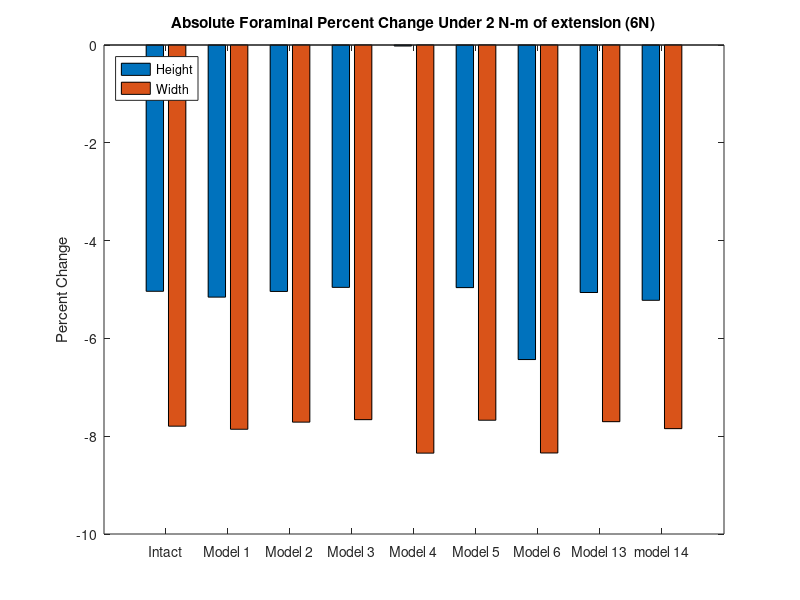
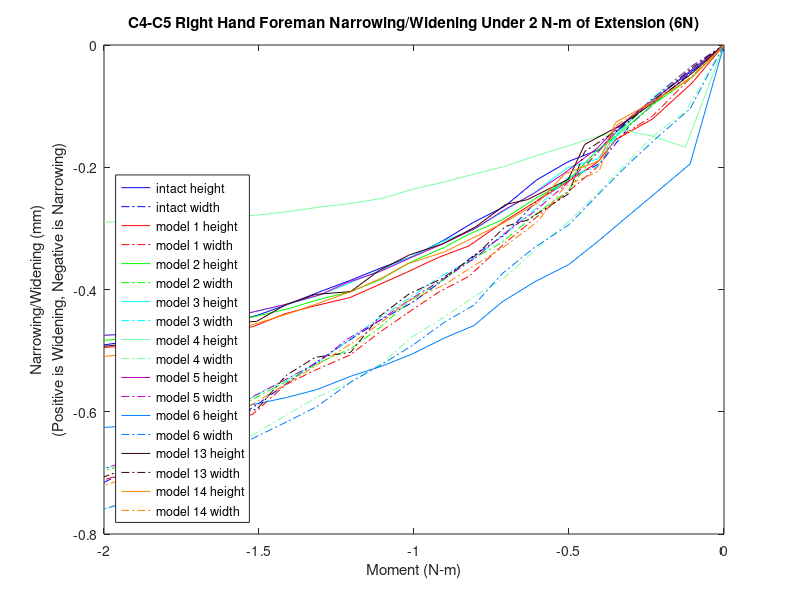

MATLAB code to generate these figures, in order:
%% foramen height and width narrowing/widening 
% for all models for the c3-c4 right hand side foramen 
% 4457,20101,9037,21922

% 6N!!

% Values for displacement and base coordinates have not yet been updated from copy paste.

k=21;
zero1=[0 0 0 0 0 0 0 0 0 0 0 0 0 0 0 0 0 0 0 0 0];

mag15y=zero1;
mag15x=zero1;
width15=zero1;
height15=zero1;

mag14y=zero1;
mag14x=zero1;
width14=zero1;
height14=zero1;

mag13y=zero1;
mag13x=zero1;
width13=zero1;
height13=zero1;

mag6y=zero1;
mag6x=zero1;
width6=zero1;
height6=zero1;

mag5y=zero1;
mag5x=zero1;
width5=zero1;
height5=zero1;

mag4y=zero1;
mag4x=zero1;
width4=zero1;
height4=zero1;

mag3y=zero1;
mag3x=zero1;
width3=zero1;
height3=zero1;


mag2y=zero1;
mag2x=zero1;
width2=zero1;
height2=zero1;

mag1y=zero1;
mag1x=zero1;
width1=zero1;
height1=zero1;
% 4457,20101,9037,21922
%% model15_intact_TLC_6N
t15=[2 2.05 2.1 2.15 2.2 2.25 2.30198 2.35365 2.40358 2.45421 2.50322 2.55384 2.60384 2.65565 2.70225 2.75206 2.80139 2.85108 2.90339 2.95085 3];

% 4457
aa1=-9.37506+[5.0731200e-01   3.3303100e-01  -1.5975600e-02  -3.1740900e-01  -7.3802700e-01  -9.0178800e-01  -1.1464100e+00  -1.4738000e+00  -1.6606700e+00  -1.8854700e+00  -2.0883200e+00  -2.2484400e+00  -2.4280800e+00  -2.6042200e+00  -2.7716600e+00  -2.9461500e+00  -3.0949700e+00  -3.1835900e+00  -3.3027600e+00  -3.4116400e+00  -3.5081200e+00];
aa2=448.144+[1.0306900e+00   2.9847300e-01   8.7381300e-02   9.7979300e-02   3.0160900e-01   3.9361900e-01   5.3657300e-01   7.4343100e-01   8.6279900e-01   1.0042800e+00   1.1228500e+00   1.2062700e+00   1.2961300e+00   1.3794800e+00   1.4525300e+00   1.5371100e+00   1.6135400e+00   1.6542400e+00   1.7048700e+00   1.7499500e+00   1.7898800e+00];
aa3=-689.149+[-6.7815900e-01  -7.6220700e-01  -8.7418600e-01  -1.0113800e+00  -1.2184600e+00  -1.2972700e+00  -1.4172500e+00  -1.5848300e+00  -1.6830900e+00  -1.7999700e+00  -1.9032800e+00  -1.9831600e+00  -2.0718000e+00  -2.1584800e+00  -2.2402500e+00  -2.3268700e+00  -2.4010400e+00  -2.4439900e+00  -2.5011800e+00  -2.5533700e+00  -2.5983300e+00];

% 20101
ab1=-11.8681+[3.3679400e-01   2.5172600e-01   1.2375600e-02  -1.9795100e-01  -5.0446400e-01  -6.2762100e-01  -8.1306000e-01  -1.0623000e+00  -1.2054000e+00  -1.3793900e+00  -1.5367300e+00  -1.6607000e+00  -1.7999800e+00  -1.9361100e+00  -2.0652400e+00  -2.1999300e+00  -2.3148700e+00  -2.3833800e+00  -2.4758500e+00  -2.5606300e+00  -2.6361900e+00];
ab2=447.151+[5.9687600e-01   6.3950100e-02  -2.5761000e-02   4.1942400e-02   2.6479600e-01   3.5917100e-01   5.0285000e-01   7.0642500e-01   8.2491100e-01   9.6697400e-01   1.0867500e+00   1.1729400e+00   1.2660300e+00   1.3535600e+00   1.4330200e+00   1.5225500e+00   1.6029900e+00   1.6473400e+00   1.7045900e+00   1.7566800e+00   1.8025000e+00];
ab3=-698.575+[-5.1114300e-01  -6.0558500e-01  -7.2402700e-01  -8.5149900e-01  -1.0337300e+00  -1.1022600e+00  -1.2050200e+00  -1.3454100e+00  -1.4266700e+00  -1.5229800e+00  -1.6101500e+00  -1.6784800e+00  -1.7548200e+00  -1.8299400e+00  -1.9007300e+00  -1.9771500e+00  -2.0438300e+00  -2.0828600e+00  -2.1350700e+00  -2.1829600e+00  -2.2252200e+00];

% 9037
ac1=-7.50723+[5.6194400e-01   3.1794300e-01  -9.9846000e-02  -4.6092700e-01  -9.5382800e-01  -1.1435200e+00  -1.4267300e+00  -1.8092400e+00  -2.0296400e+00  -2.2966400e+00  -2.5371700e+00  -2.7269300e+00  -2.9413700e+00  -3.1538600e+00  -3.3570900e+00  -3.5703400e+00  -3.7540200e+00  -3.8640700e+00  -4.0131700e+00  -4.1513200e+00  -4.2752700e+00];
ac2=444.719+[1.0471600e+00   2.8983500e-01   4.4024100e-02   2.1169800e-02   1.8052100e-01   2.5688000e-01   3.7720400e-01   5.5355300e-01   6.5556300e-01   7.7665000e-01   8.7797900e-01   9.4862100e-01   1.0243700e+00   1.0940300e+00   1.1546400e+00   1.2263900e+00   1.2919900e+00   1.3265100e+00   1.3691200e+00   1.4069500e+00   1.4405800e+00];
ac3=-690.512+[-6.4682200e-01  -7.6420000e-01  -8.7960500e-01  -1.0076100e+00  -1.1887800e+00  -1.2574500e+00  -1.3627100e+00  -1.5114200e+00  -1.5999400e+00  -1.7070500e+00  -1.8028900e+00  -1.8782300e+00  -1.9630500e+00  -2.0476900e+00  -2.1292800e+00  -2.2163600e+00  -2.2919700e+00  -2.3366900e+00  -2.3974900e+00  -2.4542500e+00  -2.5043500e+00];

% 21922
ad1=-12.9198+[3.2311600e-01   2.7831200e-01   7.4318000e-02  -1.0668700e-01  -3.8181500e-01  -4.9428800e-01  -6.6395900e-01  -8.9014200e-01  -1.0186700e+00  -1.1739100e+00  -1.3150200e+00  -1.4263500e+00  -1.5506000e+00  -1.6707200e+00  -1.7837900e+00  -1.9009700e+00  -2.0000000e+00  -2.0586200e+00  -2.1370800e+00  -2.2079000e+00  -2.2703900e+00];
ad2=450.785+[6.8449100e-01   1.1075700e-01   8.0235400e-03   7.6269600e-02   3.1203500e-01   4.1185300e-01   5.6355800e-01   7.7750600e-01   9.0121100e-01   1.0484600e+00   1.1722500e+00   1.2607200e+00   1.3557800e+00   1.4442800e+00   1.5236100e+00   1.6131600e+00   1.6933500e+00   1.7369900e+00   1.7924700e+00   1.8422300e+00   1.8853700e+00];
ad3=-694.998+[-6.0699400e-01  -6.4587200e-01  -7.4041600e-01  -8.6007300e-01  -1.0467900e+00  -1.1179800e+00  -1.2247300e+00  -1.3696900e+00  -1.4525500e+00  -1.5494000e+00  -1.6366100e+00  -1.7041200e+00  -1.7787400e+00  -1.8509100e+00  -1.9176500e+00  -1.9899300e+00  -2.0526400e+00  -2.0886600e+00  -2.1358900e+00  -2.1782700e+00  -2.2149300e+00];

ya1=aa1-ab1;
ya2=aa2-ab2;
ya3=aa3-ab3;
xa1=ad1-ac1;
xa2=ad2-ac2;
xa3=ad3-ac3;
x15=[xa1',xa2',xa3'];
y15=[ya1',ya2',ya3'];

for n=1:k
    mag15x(n)=sqrt(x15(n,1)^2+x15(n,2)^2+x15(n,3)^2);
end
for n=1:k
    mag15y(n)=sqrt(y15(n,1)^2+y15(n,2)^2+y15(n,3)^2);
end
for n=1:k
    width15(n)=mag15x(1,1)-mag15x(1,n);
end
for n=1:k
    height15(n)=mag15y(1,1)-mag15y(1,n);
end

%% model1_slideslide_tether/S2_6N
t1=[2 2.05126 2.11533 2.17471 2.20404 2.25121 2.30289 2.35286 2.41117 2.46025 2.51267 2.5564 2.60334 2.66048 2.70822 2.759 2.80923 2.85061 2.90524 2.95003 3];

% 4457
ae1=-9.37506+[-3.0640500e-01   2.8647100e-01  -3.8156800e-01  -6.6223900e-01  -9.8951000e-01  -1.2678500e+00  -1.5547600e+00  -1.8313700e+00  -2.1843900e+00  -2.3508900e+00  -2.5746000e+00  -2.7703200e+00  -2.9946900e+00  -3.1440300e+00  -3.2839200e+00  -3.5424200e+00  -3.6589000e+00  -3.7706400e+00  -3.8628300e+00  -4.0017900e+00  -4.0678800e+00];
ae2=448.144+[2.1859200e+00  -3.6934600e-01  -2.3117300e-01  -1.4017300e-01   1.6999100e-02   1.5202400e-01   2.7551200e-01   3.9687600e-01   5.5487500e-01   6.2767100e-01   7.1019800e-01   7.7550700e-01   8.5104100e-01   8.9669200e-01   9.3744500e-01   1.0008600e+00   1.0273000e+00   1.0462700e+00   1.0589900e+00   1.0756400e+00   1.0831100e+00];
ae3=-689.149+[-1.1481100e+00  -1.2013300e+00  -1.4320600e+00  -1.5322200e+00  -1.6669500e+00  -1.7856600e+00  -1.9104000e+00  -2.0349100e+00  -2.1980000e+00  -2.2746800e+00  -2.3761500e+00  -2.4629700e+00  -2.5634000e+00  -2.6299000e+00  -2.6923000e+00  -2.8035300e+00  -2.8529700e+00  -2.8995500e+00  -2.9374700e+00  -2.9936500e+00  -3.0201000e+00];

% 20101
af1=-11.8681+[-3.2046100e-01   2.0305500e-01  -2.6091700e-01  -4.5858500e-01  -6.9793400e-01  -9.0480900e-01  -1.1202100e+00  -1.3280400e+00  -1.5945100e+00  -1.7214000e+00  -1.8923600e+00  -2.0427300e+00  -2.2147400e+00  -2.3288500e+00  -2.4355000e+00  -2.6323400e+00  -2.7209900e+00  -2.8064500e+00  -2.8772500e+00  -2.9840200e+00  -3.0353800e+00];
af2=447.151+[1.5394400e+00  -5.6074000e-01  -2.9038000e-01  -1.3087300e-01   5.7879100e-02   2.0659100e-01   3.4306500e-01   4.7592600e-01   6.4838300e-01   7.2830500e-01   8.2332700e-01   8.9967800e-01   9.8725900e-01   1.0420600e+00   1.0925900e+00   1.1769200e+00   1.2139200e+00   1.2442100e+00   1.2669800e+00   1.3002200e+00   1.3153800e+00];
af3=-698.575+[-8.3785300e-01  -8.7732500e-01  -1.1179000e+00  -1.2119200e+00  -1.3333500e+00  -1.4381400e+00  -1.5472400e+00  -1.6557500e+00  -1.7964600e+00  -1.8628100e+00  -1.9507800e+00  -2.0274300e+00  -2.1175600e+00  -2.1775200e+00  -2.2339300e+00  -2.3369600e+00  -2.3833100e+00  -2.4273100e+00  -2.4634600e+00  -2.5179500e+00  -2.5444500e+00];

% 9037
ag1=-7.50723+[-2.5743400e-01   2.8054400e-01  -4.9957200e-01  -8.4131000e-01  -1.2251800e+00  -1.5491600e+00  -1.8825800e+00  -2.2058700e+00  -2.6214100e+00  -2.8183900e+00  -3.0845200e+00  -3.3170200e+00  -3.5855700e+00  -3.7653000e+00  -3.9348700e+00  -4.2510600e+00  -4.3954400e+00  -4.5345700e+00  -4.6503300e+00  -4.8267500e+00  -4.9118200e+00];
ag2=444.719+[2.1685800e+00  -3.4672700e-01  -2.7734600e-01  -2.1778800e-01  -9.2536000e-02   1.6991000e-02   1.1567400e-01   2.1352700e-01   3.4211300e-01   4.0152900e-01   4.6684000e-01   5.1811800e-01   5.7785700e-01   6.1339700e-01   6.4487000e-01   6.9222000e-01   7.1175300e-01   7.2451000e-01   7.3231200e-01   7.4193500e-01   7.4619400e-01];
ag3=-690.512+[-1.0346900e+00  -1.2672600e+00  -1.4733200e+00  -1.5697300e+00  -1.6908600e+00  -1.7968900e+00  -1.9096200e+00  -2.0235600e+00  -2.1747800e+00  -2.2469500e+00  -2.3446300e+00  -2.4293400e+00  -2.5286500e+00  -2.5955100e+00  -2.6591800e+00  -2.7763900e+00  -2.8301400e+00  -2.8819100e+00  -2.9250300e+00  -2.9907000e+00  -3.0224500e+00];

% 21922
ah1=-12.9198+[-3.6086200e-01   2.2286500e-01  -1.9012400e-01  -3.5554600e-01  -5.6955300e-01  -7.5679900e-01  -9.5254300e-01  -1.1405000e+00  -1.3797700e+00  -1.4933000e+00  -1.6454100e+00  -1.7798600e+00  -1.9326300e+00  -2.0333400e+00  -2.1267600e+00  -2.2974100e+00  -2.3730700e+00  -2.4457100e+00  -2.5053900e+00  -2.5942500e+00  -2.6364900e+00];
ah2=450.785+[1.7083600e+00  -5.5453900e-01  -2.7629900e-01  -1.1856100e-01   7.5782300e-02   2.3045700e-01   3.7222500e-01   5.1032200e-01   6.8900200e-01   7.7137100e-01   8.6799400e-01   9.4504700e-01   1.0329900e+00   1.0872800e+00   1.1367200e+00   1.2169400e+00   1.2512100e+00   1.2781200e+00   1.2974700e+00   1.3246300e+00   1.3364300e+00];
ah3=-694.998+[-1.0313900e+00  -8.7771200e-01  -1.1108200e+00  -1.1938400e+00  -1.3139300e+00  -1.4194700e+00  -1.5287500e+00  -1.6374000e+00  -1.7775000e+00  -1.8429800e+00  -1.9279400e+00  -2.0014400e+00  -2.0873400e+00  -2.1436200e+00  -2.1958800e+00  -2.2888900e+00  -2.3296600e+00  -2.3675100e+00  -2.3979100e+00  -2.4426300e+00  -2.4639300e+00];

xb1=ah1-ag1;
xb2=ah2-ag2;
xb3=ah3-ag3;
yb1=ae1-af1;
yb2=ae2-af2;
yb3=ae3-af3;
y1=[yb1',yb2',yb3'];
x1=[xb1',xb2',xb3'];

for n=1:k
    mag1x(n)=sqrt(x1(n,1)^2+x1(n,2)^2+x1(n,3)^2);
end
for n=1:k
    mag1y(n)=sqrt(y1(n,1)^2+y1(n,2)^2+y1(n,3)^2);
end
for n=1:k
    height1(n)=mag1y(1,1)-mag1y(1,n);
end
for n=1:k
    width1(n)=mag1x(1,1)-mag1x(1,n);
end
%% model2_SlideSlide_NoTether/S2_6N
t2=[2 2.05126 2.1153 2.17471 2.20447 2.25221 2.30059 2.35788 2.41099 2.45099 2.50605 2.55427 2.60174 2.65492 2.70335 2.75569 2.80363 2.85302 2.90564 2.95047 3];

% 4457
ai1=-9.37506+[-1.7017400e-01   2.9169100e-01  -2.2302800e-01  -7.0341400e-01  -8.9932900e-01  -1.3415900e+00  -1.5807700e+00  -1.9013000e+00  -2.1039800e+00  -2.2990500e+00  -2.5203900e+00  -2.7990100e+00  -3.0162200e+00  -3.1608500e+00  -3.3275900e+00  -3.4843200e+00  -3.6287600e+00  -3.7643600e+00  -3.9141700e+00  -4.0138600e+00  -4.0831700e+00];
ai2=448.144+[2.5984000e+00  -1.4255500e-01  -2.0013100e-01  -9.9857700e-02  -1.6933100e-02   1.8971000e-01   2.9012200e-01   4.2705000e-01   5.1538200e-01   6.0306200e-01   6.8914200e-01   7.8066000e-01   8.5162700e-01   8.9423800e-01   9.4002000e-01   9.7811300e-01   1.0115400e+00   1.0366700e+00   1.0573500e+00   1.0685800e+00   1.0760500e+00];
ai3=-689.149+[-1.3210800e+00  -1.2264800e+00  -1.3923400e+00  -1.5535500e+00  -1.6332400e+00  -1.8207600e+00  -1.9251400e+00  -2.0705200e+00  -2.1628100e+00  -2.2520200e+00  -2.3528100e+00  -2.4762200e+00  -2.5725800e+00  -2.6365300e+00  -2.7100400e+00  -2.7770000e+00  -2.8379600e+00  -2.8945600e+00  -2.9558700e+00  -2.9957100e+00  -3.0232300e+00];

% 20101
aj1=-11.8681+[-2.1616900e-01   2.0918800e-01  -1.4658500e-01  -4.8701600e-01  -6.3039600e-01  -9.5901500e-01  -1.1388500e+00  -1.3792600e+00  -1.5327600e+00  -1.6813400e+00  -1.8503600e+00  -2.0644600e+00  -2.2311100e+00  -2.3417000e+00  -2.4691300e+00  -2.5886500e+00  -2.6987800e+00  -2.8025000e+00  -2.9177600e+00  -2.9945900e+00  -3.0485400e+00];
aj2=447.151+[1.8236600e+00  -3.8500800e-01  -3.0599400e-01  -8.6978200e-02   1.7203700e-02   2.4810600e-01   3.5916700e-01   5.1025800e-01   6.0632700e-01   7.0149400e-01   7.9879500e-01   9.0593100e-01   9.8835900e-01   1.0399300e+00   1.0975500e+00   1.1479400e+00   1.1936700e+00   1.2318000e+00   1.2685200e+00   1.2915200e+00   1.3069200e+00];
aj3=-698.575+[-9.6580700e-01  -8.9407100e-01  -1.0732500e+00  -1.2297800e+00  -1.3018500e+00  -1.4672700e+00  -1.5586700e+00  -1.6852300e+00  -1.7650400e+00  -1.8425800e+00  -1.9299800e+00  -2.0389200e+00  -2.1258300e+00  -2.1836200e+00  -2.2502600e+00  -2.3124100e+00  -2.3696100e+00  -2.4229800e+00  -2.4815100e+00  -2.5204400e+00  -2.5480400e+00];

% 9037
ak1=-7.50723+[-1.1656300e-01   2.8571900e-01  -3.1653300e-01  -8.9283000e-01  -1.1227000e+00  -1.6377400e+00  -1.9156100e+00  -2.2909200e+00  -2.5284000e+00  -2.7583800e+00  -3.0212300e+00  -3.3517800e+00  -3.6114000e+00  -3.7852200e+00  -3.9870400e+00  -4.1781000e+00  -4.3560000e+00  -4.5242100e+00  -4.7119800e+00  -4.8383200e+00  -4.9271700e+00];
ak2=444.719+[2.5710800e+00  -1.2766000e-01  -2.3467400e-01  -1.8351400e-01  -1.1943300e-01   4.6887300e-02   1.2688400e-01   2.3667600e-01   3.0852900e-01   3.8051700e-01   4.4935900e-01   5.2097500e-01   5.7688500e-01   6.0984000e-01   6.4478200e-01   6.7321600e-01   6.9804500e-01   7.1556000e-01   7.2834800e-01   7.3464900e-01   7.3879500e-01];
ak3=-690.512+[-1.1726200e+00  -1.2739000e+00  -1.4316900e+00  -1.5882800e+00  -1.6606200e+00  -1.8287100e+00  -1.9232500e+00  -2.0568700e+00  -2.1422200e+00  -2.2256200e+00  -2.3219300e+00  -2.4421700e+00  -2.5375700e+00  -2.6019300e+00  -2.6771500e+00  -2.7474700e+00  -2.8130700e+00  -2.8754200e+00  -2.9450600e+00  -2.9917500e+00  -3.0247000e+00];

% 21922
al1=-12.9198+[-2.5352100e-01   2.2860100e-01  -8.6996100e-02  -3.7869900e-01  -5.0684100e-01  -8.0403100e-01  -9.6764400e-01  -1.1845500e+00  -1.3231800e+00  -1.4566200e+00  -1.6072900e+00  -1.7989700e+00  -1.9472500e+00  -2.0450300e+00  -2.1568500e+00  -2.2608700e+00  -2.3556000e+00  -2.4441200e+00  -2.5415100e+00  -2.6056100e+00  -2.6502100e+00];
al2=450.785+[2.0291800e+00  -3.6059100e-01  -2.8665400e-01  -7.2964500e-02   3.3797700e-02   2.7339300e-01   3.8877800e-01   5.4569900e-01   6.4536800e-01   7.4381200e-01   8.4325300e-01   9.5145800e-01   1.0341800e+00   1.0851900e+00   1.1413700e+00   1.1894500e+00   1.2322300e+00   1.2666400e+00   1.2979400e+00   1.3165800e+00   1.3285300e+00];
al3=-694.998+[-1.2003100e+00  -9.1324000e-01  -1.0748600e+00  -1.2119500e+00  -1.2824100e+00  -1.4482000e+00  -1.5397200e+00  -1.6661100e+00  -1.7458000e+00  -1.8228600e+00  -1.9079000e+00  -2.0124900e+00  -2.0953200e+00  -2.1495400e+00  -2.2111200e+00  -2.2674600e+00  -2.3183000e+00  -2.3646700e+00  -2.4140000e+00  -2.4459700e+00  -2.4682400e+00];

xc1=al1-ak1;
xc2=al2-ak2;
xc3=al3-ak3;
yd1=ai1-aj1;
yd2=ai2-aj2;
yd3=ai3-aj3;
y2=[yd1',yd2',yd3'];
x2=[xc1',xc2',xc3'];

for n=1:k
    mag2x(n)=sqrt(x2(n,1)^2+x2(n,2)^2+x2(n,3)^2);
end
for n=1:k
    mag2y(n)=sqrt(y2(n,1)^2+y2(n,2)^2+y2(n,3)^2);
end
for n=1:k
    height2(n)=mag2y(1,1)-mag2y(1,n);
end
for n=1:k
    width2(n)=mag2x(1,1)-mag2x(1,n);
end

%% model3_APSlide_Tether/S2_6N
t3=[2 2.05126 2.11533 2.16533 2.20361 2.25215 2.30482 2.35211 2.4011 2.4565 2.50468 2.55973 2.60432 2.65144 2.70196 2.75595 2.80367 2.85248 2.91084 2.96199 3];
% 4457
am1=-9.37506+[3.5697400e-01   3.8442400e-01  -1.8655700e-01  -6.3751000e-01  -1.0635200e+00  -1.1896100e+00  -1.5459800e+00  -1.8063000e+00  -2.0704300e+00  -2.2697200e+00  -2.4840700e+00  -2.7212800e+00  -2.9218700e+00  -3.1339200e+00  -3.2989200e+00  -3.4538700e+00  -3.5970200e+00  -3.7309200e+00  -3.8416700e+00  -4.0052800e+00  -4.0403800e+00];
am2=448.144+[1.9618200e+00   3.3282500e-01  -4.1954300e-02  -7.0358300e-02   8.3363600e-02   1.3716600e-01   2.8893100e-01   4.0179400e-01   5.1741300e-01   6.0720900e-01   6.9420800e-01   7.7516200e-01   8.4422000e-01   9.1050200e-01   9.5711500e-01   9.9611000e-01   1.0295400e+00   1.0551400e+00   1.0715300e+00   1.0907200e+00   1.0946000e+00];
am3=-689.149+[-1.2861900e+00  -1.2451300e+00  -1.4028400e+00  -1.5357500e+00  -1.7072200e+00  -1.7607000e+00  -1.9151100e+00  -2.0316800e+00  -2.1531400e+00  -2.2442900e+00  -2.3424300e+00  -2.4479300e+00  -2.5380200e+00  -2.6327500e+00  -2.7064200e+00  -2.7734100e+00  -2.8345700e+00  -2.8913300e+00  -2.9372600e+00  -3.0037800e+00  -3.0179900e+00];
% 20101
an1=-11.8681+[1.9195900e-01   2.7547100e-01  -1.1722800e-01  -4.3787500e-01  -7.4984300e-01  -8.4369800e-01  -1.1111900e+00  -1.3066900e+00  -1.5058200e+00  -1.6574700e+00  -1.8208700e+00  -2.0028700e+00  -2.1564400e+00  -2.3183200e+00  -2.4439600e+00  -2.5616800e+00  -2.6704000e+00  -2.7723900e+00  -2.8573300e+00  -2.9829700e+00  -3.0102600e+00];
an2=447.151+[1.2337100e+00  -3.0747600e-02  -1.8795100e-01  -7.7631900e-02   1.2765200e-01   1.8875600e-01   3.5674100e-01   4.8049700e-01   6.0701200e-01   7.0440100e-01   8.0167500e-01   8.9561600e-01   9.7488100e-01   1.0535700e+00   1.1117400e+00   1.1625900e+00   1.2081200e+00   1.2464100e+00   1.2742300e+00   1.3124800e+00   1.3202400e+00];
an3=-698.575+[-8.9701400e-01  -8.9239900e-01  -1.0760100e+00  -1.2107700e+00  -1.3645700e+00  -1.4118100e+00  -1.5472700e+00  -1.6492300e+00  -1.7542700e+00  -1.8336400e+00  -1.9188500e+00  -2.0118600e+00  -2.0927600e+00  -2.1783800e+00  -2.2452200e+00  -2.3075100e+00  -2.3649800e+00  -2.4185700e+00  -2.4624400e+00  -2.5274900e+00  -2.5417700e+00];
% 9037
ao1=-7.50723+[4.2968700e-01   3.9184700e-01  -2.7829100e-01  -8.1776700e-01  -1.3192400e+00  -1.4660600e+00  -1.8799600e+00  -2.1838100e+00  -2.4939300e+00  -2.7287400e+00  -2.9832500e+00  -3.2648300e+00  -3.5044100e+00  -3.7593100e+00  -3.9593300e+00  -4.1485300e+00  -4.3250500e+00  -4.4914800e+00  -4.6302000e+00  -4.8381400e+00  -4.8833000e+00];
ao2=444.719+[1.9664300e+00   3.4122500e-01  -8.0599800e-02  -1.5062000e-01  -3.7065400e-02   5.4105600e-03   1.2646400e-01   2.1746400e-01   3.1122100e-01   3.8500500e-01   4.5519600e-01   5.1894100e-01   5.7381200e-01   6.2567700e-01   6.6143700e-01   6.9076300e-01   7.1560100e-01   7.3357200e-01   7.4402000e-01   7.5494900e-01   7.5711600e-01];
ao3=-690.512+[-1.1964600e+00  -1.2587100e+00  -1.4297300e+00  -1.5680200e+00  -1.7265900e+00  -1.7748200e+00  -1.9142800e+00  -2.0209900e+00  -2.1333500e+00  -2.2184800e+00  -2.3119700e+00  -2.4144200e+00  -2.5030200e+00  -2.5979000e+00  -2.6731400e+00  -2.7433600e+00  -2.8090600e+00  -2.8714700e+00  -2.9232800e+00  -3.0010500e+00  -3.0180400e+00];
% 21922
ap1=-12.9198+[1.6308400e-01   2.8874100e-01  -5.8015200e-02  -3.3346300e-01  -6.1097600e-01  -6.9591900e-01  -9.3917900e-01  -1.1162500e+00  -1.2955300e+00  -1.4318400e+00  -1.5775400e+00  -1.7403200e+00  -1.8770400e+00  -2.0201600e+00  -2.1302500e+00  -2.2325500e+00  -2.3259600e+00  -2.4128500e+00  -2.4847000e+00  -2.5892400e+00  -2.6117400e+00];
ap2=450.785+[1.3985100e+00   2.9488300e-02  -1.5586400e-01  -5.9923400e-02   1.4806600e-01   2.1140100e-01   3.8600300e-01   5.1470600e-01   6.4589600e-01   7.4668100e-01   8.4629200e-01   9.4139700e-01   1.0213000e+00   1.0995500e+00   1.1563600e+00   1.2050200e+00   1.2476600e+00   1.2823200e+00   1.3063200e+00   1.3374000e+00   1.3433800e+00];
ap3=-694.998+[-1.0828400e+00  -9.5081100e-01  -1.0908100e+00  -1.1977800e+00  -1.3448600e+00  -1.3919700e+00  -1.5277500e+00  -1.6299500e+00  -1.7346800e+00  -1.8136400e+00  -1.8968700e+00  -1.9863900e+00  -2.0639000e+00  -2.1446700e+00  -2.2065700e+00  -2.2632000e+00  -2.3143900e+00  -2.3610900e+00  -2.3983600e+00  -2.4519200e+00  -2.4634700e+00];

xe1=ap1-ao1;
xe2=ap2-ao2;
xe3=ap3-ao3;
yf1=am1-an1;
yf2=am2-an2;
yf3=am3-an3;
y3=[yf1',yf2',yf3'];
x3=[xe1',xe2',xe3'];

for n=1:k
    mag3x(n)=sqrt(x3(n,1)^2+x3(n,2)^2+x3(n,3)^2);
end
for n=1:k
    mag3y(n)=sqrt(y3(n,1)^2+y3(n,2)^2+y3(n,3)^2);
end
for n=1:k
    height3(n)=mag3y(1,1)-mag3y(1,n);
end
for n=1:k
    width3(n)=mag3x(1,1)-mag3x(1,n);
end


%% model4_APSlide_NoTether/S2_6N
t4=[2 2.0622 2.11523 2.15852 2.20492 2.25001 2.30364 2.35417 2.40231 2.45225 2.50547 2.55011 2.60474 2.65523 2.70472 2.7507 2.80007 2.85772 2.90074 2.95442 3];
% 4457
aq1=-9.37506+[-4.4029300e-01   2.2257200e-01  -1.1195700e-01  -5.4013900e-01  -8.8811500e-01  -1.1878200e+00  -1.5079500e+00  -1.8167700e+00  -2.0195700e+00  -2.2534900e+00  -2.4651700e+00  -2.7293600e+00  -2.9372200e+00  -3.0763400e+00  -3.2479300e+00  -3.4094400e+00  -3.5590800e+00  -3.6976200e+00  -3.8830900e+00  -3.9834100e+00  -4.0529100e+00];
aq2=448.144+[2.2729300e+00   6.7724500e-01   2.1655400e-01   4.8975400e-02   6.0389700e-02   1.6116400e-01   2.8517200e-01   4.1234300e-01   4.9800100e-01   6.0049500e-01   6.8702900e-01   7.7714700e-01   8.4664000e-01   8.8923100e-01   9.3857400e-01   9.7962100e-01   1.0149600e+00   1.0439200e+00   1.0720000e+00   1.0833900e+00   1.0908500e+00];
aq3=689.149+[-1.2343600e-01  -1.3174300e+00  -1.4100500e+00  -1.5202200e+00  -1.6422700e+00  -1.7660200e+00  -1.9034200e+00  -2.0417700e+00  -2.1334800e+00  -2.2394000e+00  -2.3357500e+00  -2.4528900e+00  -2.5453800e+00  -2.6070400e+00  -2.6831600e+00  -2.7530200e+00  -2.8164200e+00  -2.8751500e+00  -2.9517600e+00  -2.9922500e+00  -3.0200500e+00];
% 20101
ar1=-11.8681+[-4.2105700e-01   1.5036300e-01  -6.4487100e-02  -3.6650400e-01  -6.1894800e-01  -8.4080600e-01  -1.0811200e+00  -1.3127400e+00  -1.4661100e+00  -1.6442400e+00  -1.8057600e+00  -2.0085400e+00  -2.1678600e+00  -2.2742100e+00  -2.4050900e+00  -2.5282500e+00  -2.6421900e+00  -2.7477300e+00  -2.8901600e+00  -2.9672700e+00  -3.0213200e+00];
ar2=447.151+[1.4900500e+00   2.5678600e-01  -8.6550500e-03  -1.3711400e-02   8.1668800e-02   2.0981400e-01   3.5076900e-01   4.9219100e-01   5.8589900e-01   6.9733900e-01   7.9336300e-01   8.9742700e-01   9.7731800e-01   1.0277400e+00   1.0882500e+00   1.1411800e+00   1.1884300e+00   1.2296400e+00   1.2763500e+00   1.2992600e+00   1.3143200e+00];
ar3=-698.575+[6.5302800e-02  -9.6164000e-01  -1.0728300e+00  -1.1923800e+00  -1.3048200e+00  -1.4141300e+00  -1.5347800e+00  -1.6560300e+00  -1.7354900e+00  -1.8280900e+00  -1.9120100e+00  -2.0155300e+00  -2.0989600e+00  -2.1548200e+00  -2.2239300e+00  -2.2884300e+00  -2.3480800e+00  -2.4034400e+00  -2.4766300e+00  -2.5162600e+00  -2.5441800e+00];
% 9037
as1=-7.50723+[-3.8446300e-01   2.2334600e-01  -1.8906300e-01  -7.0115200e-01  -1.1169500e+00  -1.4679400e+00  -1.8398200e+00  -2.2004900e+00  -2.4375900e+00  -2.7124200e+00  -2.9631200e+00  -3.2762400e+00  -3.5240700e+00  -3.6907400e+00  -3.8976700e+00  -4.0937700e+00  -4.2771400e+00  -4.4484500e+00  -4.6800400e+00  -4.8070000e+00  -4.8958200e+00];
as2=444.719+[2.2354400e+00   6.6941200e-01   1.7719100e-01  -2.6624200e-02  -4.6666800e-02   2.7214400e-02   1.2395000e-01   2.2528900e-01   2.9455400e-01   3.7850200e-01   4.4856400e-01   5.1964500e-01   5.7465600e-01   6.0787900e-01   6.4595500e-01   6.7691000e-01   7.0328300e-01   7.2427200e-01   7.4246100e-01   7.4884600e-01   7.5296000e-01];
as3=-690.512+[5.8991400e-02  -1.2992500e+00  -1.4162900e+00  -1.5408600e+00  -1.6644600e+00  -1.7786700e+00  -1.9035100e+00  -2.0305800e+00  -2.1152600e+00  -2.2140700e+00  -2.3055500e+00  -2.4191000e+00  -2.5101100e+00  -2.5716800e+00  -2.6488300e+00  -2.7213200e+00  -2.7888100e+00  -2.8526900e+00  -2.9387600e+00  -2.9859400e+00  -3.0189700e+00];
% 21922
at1=-12.9198+[-4.7550300e-01   1.6154700e-01  -1.3291700e-02  -2.7261800e-01  -4.9158400e-01  -6.9062800e-01  -9.0910100e-01  -1.1187000e+00  -1.2575000e+00  -1.4181400e+00  -1.5625800e+00  -1.7443100e+00  -1.8864700e+00  -1.9808500e+00  -2.0961900e+00  -2.2039300e+00  -2.3025600e+00  -2.3929800e+00  -2.5139200e+00  -2.5783900e+00  -2.6232600e+00];
at2=450.785+[1.6833300e+00   3.4367700e-01   4.4980100e-02   1.6913100e-02   1.0322600e-01   2.3376300e-01   3.7979800e-01   5.2669800e-01   6.2394800e-01   7.3935000e-01   8.3789700e-01   9.4341300e-01   1.0239400e+00   1.0741700e+00   1.1336900e+00   1.1847300e+00   1.2293500e+00   1.2673000e+00   1.3078900e+00   1.3265500e+00   1.3383000e+00];
at3=-694.998+[-1.5938200e-01  -1.0488700e+00  -1.1123600e+00  -1.1955200e+00  -1.2893800e+00  -1.3949800e+00  -1.5150400e+00  -1.6361400e+00  -1.7155000e+00  -1.8077300e+00  -1.8900000e+00  -1.9898800e+00  -2.0698600e+00  -2.1227200e+00  -2.1872500e+00  -2.2463500e+00  -2.2999500e+00  -2.3487800e+00  -2.4112900e+00  -2.4440900e+00  -2.4668400e+00];

xg1=at1-as1;
xg2=at2-as2;
xg3=at3-as3;
yh1=aq1-ar1;
yh2=aq2-ar2;
yh3=aq3-ar3;
y4=[yh1',yh2',yh3'];
x4=[xg1',xg2',xg3'];

for n=1:k
    mag4x(n)=sqrt(x4(n,1)^2+x4(n,2)^2+x4(n,3)^2);
end
for n=1:k
    mag4y(n)=sqrt(y4(n,1)^2+y4(n,2)^2+y4(n,3)^2);
end
for n=1:k
    height4(n)=mag4y(1,1)-mag4y(1,n);
end
for n=1:k
    width4(n)=mag4x(1,1)-mag4x(1,n);
end

%% model5_LatSlide_Tether/S2_6N
t5=[2 2.05126 2.11533 2.17471 2.20404 2.25806 2.30703 2.35279 2.40109 2.45138 2.50274 2.55389 2.60894 2.65187 2.70418 2.75649 2.80083 2.85242 2.90526 2.95387 3];
% 4457
au1=-9.37506+[3.3988300e-01   3.7234700e-01  -1.6794700e-01  -5.9516400e-01  -8.6582800e-01  -1.2423600e+00  -1.5534700e+00  -1.7902700e+00  -2.0648200e+00  -2.2894900e+00  -2.4964000e+00  -2.7279200e+00  -2.9324800e+00  -3.1482200e+00  -3.3154200e+00  -3.4723600e+00  -3.6171300e+00  -3.7519000e+00  -3.9013400e+00  -3.9992400e+00  -4.0654400e+00];
au2=448.144+[1.9866000e+00   4.0026700e-01   4.6844400e-02   1.1405400e-02   7.5671800e-02   2.2896100e-01   3.5135200e-01   4.4867300e-01   5.6337200e-01   6.6194400e-01   7.4364000e-01   8.1851200e-01   8.8670500e-01   9.5274700e-01   9.9987500e-01   1.0393500e+00   1.0732700e+00   1.1001200e+00   1.1229900e+00   1.1353300e+00   1.1433600e+00];
au3=-689.149+[-1.2875100e+00  -1.2483300e+00  -1.4036400e+00  -1.5216900e+00  -1.6207100e+00  -1.7763500e+00  -1.9035700e+00  -2.0056700e+00  -2.1288400e+00  -2.2297900e+00  -2.3226800e+00  -2.4235700e+00  -2.5137300e+00  -2.6086700e+00  -2.6824100e+00  -2.7496500e+00  -2.8109500e+00  -2.8674100e+00  -2.9291300e+00  -2.9690900e+00  -2.9959900e+00];
% 20101
av1=-11.8681+[1.6997400e-01   2.5598700e-01  -1.0580800e-01  -4.0708600e-01  -6.0488700e-01  -8.8562600e-01  -1.1226100e+00  -1.3018200e+00  -1.5096600e+00  -1.6812300e+00  -1.8395700e+00  -2.0177900e+00  -2.1749300e+00  -2.3401000e+00  -2.4677500e+00  -2.5872400e+00  -2.6973800e+00  -2.8003500e+00  -2.9150500e+00  -2.9901600e+00  -3.0414800e+00];
av2=447.151+[1.2432900e+00   6.6479000e-03  -1.2972600e-01  -2.0301600e-02   9.3953000e-02   2.7132800e-01   4.0989700e-01   5.1816800e-01   6.4570200e-01   7.5336100e-01   8.4555800e-01   9.3421500e-01   1.0135300e+00   1.0928100e+00   1.1520000e+00   1.2039400e+00   1.2505300e+00   1.2906100e+00   1.3295000e+00   1.3534400e+00   1.3689600e+00];
av3=-698.575+[-8.9375500e-01  -8.8848800e-01  -1.0694000e+00  -1.1908800e+00  -1.2809000e+00  -1.4189300e+00  -1.5309900e+00  -1.6207900e+00  -1.7276500e+00  -1.8157700e+00  -1.8966100e+00  -1.9857000e+00  -2.0667700e+00  -2.1527100e+00  -2.2196700e+00  -2.2821700e+00  -2.3398100e+00  -2.3930600e+00  -2.4520500e+00  -2.4910800e+00  -2.5180700e+00];
% 9037
aw1=-7.50723+[4.1513500e-01   3.8393100e-01  -2.5789700e-01  -7.7376300e-01  -1.0952800e+00  -1.5328800e+00  -1.8920900e+00  -2.1671300e+00  -2.4887300e+00  -2.7528500e+00  -2.9980000e+00  -3.2723300e+00  -3.5160600e+00  -3.7749000e+00  -3.9772700e+00  -4.1686100e+00  -4.3469300e+00  -4.5144400e+00  -4.7019000e+00  -4.8264100e+00  -4.9115200e+00];
aw2=444.719+[1.9912800e+00   4.0776900e-01   5.4937100e-03  -7.0541900e-02  -3.1531400e-02   8.8390300e-02   1.8570100e-01   2.6396600e-01   3.5646200e-01   4.3733600e-01   5.0315500e-01   5.6160400e-01   6.1563100e-01   6.6725000e-01   7.0353100e-01   7.3335100e-01   7.5867900e-01   7.7792100e-01   7.9287900e-01   8.0028900e-01   8.0506800e-01];
aw3=-690.512+[-1.1941100e+00  -1.2539800e+00  -1.4214600e+00  -1.5477000e+00  -1.6432600e+00  -1.7837400e+00  -1.8995300e+00  -1.9932700e+00  -2.1075600e+00  -2.2019700e+00  -2.2906500e+00  -2.3890300e+00  -2.4779100e+00  -2.5731700e+00  -2.6486000e+00  -2.7191800e+00  -2.7851600e+00  -2.8474300e+00  -2.9174100e+00  -2.9641200e+00  -2.9962000e+00];
% 21922
ax1=-12.9198+[1.3890300e-01   2.6618000e-01  -4.7398300e-02  -3.0181500e-01  -4.7491100e-01  -7.2926300e-01  -9.4601800e-01  -1.1091300e+00  -1.2965800e+00  -1.4511100e+00  -1.5925800e+00  -1.7522200e+00  -1.8924300e+00  -2.0386900e+00  -2.1506900e+00  -2.2546600e+00  -2.3493500e+00  -2.4369900e+00  -2.5337900e+00  -2.5961900e+00  -2.6384500e+00];
ax2=450.785+[1.4125100e+00   7.5884300e-02  -8.7401400e-02   5.4108100e-03   1.1702200e-01   3.0047200e-01   4.4362200e-01   5.5589500e-01   6.8775100e-01   7.9901500e-01   8.9320800e-01   9.8256000e-01   1.0622600e+00   1.1409000e+00   1.1986100e+00   1.2482200e+00   1.2917700e+00   1.3280900e+00   1.3616000e+00   1.3812400e+00   1.3934600e+00];
ax3=-694.998+[-1.0848600e+00  -9.5693100e-01  -1.0947100e+00  -1.1856400e+00  -1.2662000e+00  -1.4033300e+00  -1.5147200e+00  -1.6044200e+00  -1.7104900e+00  -1.7980000e+00  -1.8767200e+00  -1.9620100e+00  -2.0394400e+00  -2.1202900e+00  -2.1821700e+00  -2.2388300e+00  -2.2900400e+00  -2.3362100e+00  -2.3860500e+00  -2.4181900e+00  -2.4400700e+00];

xi1=ax1-aw1;
xi2=ax2-aw2;
xi3=ax3-aw3;
yj1=au1-av1;
yj2=au2-av2;
yj3=au3-av3;
y5=[yj1',yj2',yj3'];
x5=[xi1',xi2',xi3'];

for n=1:k
    mag5x(n)=sqrt(x5(n,1)^2+x5(n,2)^2+x5(n,3)^2);
end
for n=1:k
    mag5y(n)=sqrt(y5(n,1)^2+y5(n,2)^2+y5(n,3)^2);
end
for n=1:k
    height5(n)=mag5y(1,1)-mag5y(1,n);
end
for n=1:k
    width5(n)=mag5x(1,1)-mag5x(1,n);
end


%% model6_LatSlide_NoTether/S2_6N
t6=[2 2.05467 2.1077 2.15244 2.20335 2.25035 2.30555 2.35774 2.40313 2.45015 2.50252 2.55284 2.60017 2.65712 2.70364 2.75106 2.80515 2.85128 2.90047 2.95082 3];
% 4457
ay1=-9.37506+[-4.4025400e-01   2.7809800e-01  -1.4105000e-01  -5.1412300e-01  -8.8474700e-01  -1.2276600e+00  -1.4978200e+00  -1.8020700e+00  -2.1477800e+00  -2.3341400e+00  -2.5823000e+00  -2.7905700e+00  -2.9626100e+00  -3.2176300e+00  -3.3583000e+00  -3.4922500e+00  -3.6382800e+00  -3.7745000e+00  -3.9257900e+00  -4.0258100e+00  -4.0951000e+00];
ay2=448.144+[2.2728400e+00   3.6663800e-01   5.4815300e-02   7.5311800e-03   7.7983700e-02   2.1423300e-01   3.1803700e-01   4.3860300e-01   5.8193400e-01   6.6001600e-01   7.4876200e-01   8.1519400e-01   8.7077600e-01   9.4579100e-01   9.8377200e-01   1.0162200e+00   1.0500400e+00   1.0764400e+00   1.0991800e+00   1.1113900e+00   1.1194200e+00];
ay3=-689.149+[-1.2469200e-01  -1.2729900e+00  -1.3964900e+00  -1.4980100e+00  -1.6284400e+00  -1.7701800e+00  -1.8800600e+00  -2.0101900e+00  -2.1647300e+00  -2.2481700e+00  -2.3580300e+00  -2.4487700e+00  -2.5240800e+00  -2.6357900e+00  -2.6973000e+00  -2.7538600e+00  -2.8153900e+00  -2.8723000e+00  -2.9342700e+00  -2.9744100e+00  -3.0020300e+00];
% 20101
az1=-11.8681+[-4.2103300e-01   1.8776500e-01  -8.7474500e-02  -3.4924500e-01  -6.1846200e-01  -8.7397800e-01  -1.0796500e+00  -1.3100600e+00  -1.5723100e+00  -1.7149000e+00  -1.9051900e+00  -2.0656900e+00  -2.1980000e+00  -2.3934300e+00  -2.5010600e+00  -2.6033300e+00  -2.7147100e+00  -2.8189400e+00  -2.9354100e+00  -3.0124600e+00  -3.0664200e+00];
az2=447.151+[1.4902400e+00  -7.3153700e-03  -1.3173700e-01  -5.1017300e-02   9.8318600e-02   2.5620900e-01   3.7397300e-01   5.0897500e-01   6.6757800e-01   7.5354400e-01   8.5585200e-01   9.3406700e-01   9.9877500e-01   1.0897000e+00   1.1380900e+00   1.1810500e+00   1.2273900e+00   1.2669800e+00   1.3058000e+00   1.3298800e+00   1.3458000e+00];
az3=-698.575+[6.4117900e-02  -9.1941900e-01  -1.0615300e+00  -1.1684900e+00  -1.2880100e+00  -1.4139100e+00  -1.5108400e+00  -1.6255100e+00  -1.7599500e+00  -1.8327200e+00  -1.9286500e+00  -2.0092800e+00  -2.0773900e+00  -2.1786700e+00  -2.2346200e+00  -2.2874600e+00  -2.3453000e+00  -2.3990100e+00  -2.4582500e+00  -2.4974700e+00  -2.5251900e+00];
% 9037
ba1=-7.50723+[-3.8442200e-01   2.8142500e-01  -2.2538500e-01  -6.7434000e-01  -1.1172700e+00  -1.5155700e+00  -1.8270700e+00  -2.1800100e+00  -2.5847700e+00  -2.8039500e+00  -3.0975600e+00  -3.3441700e+00  -3.5490200e+00  -3.8548400e+00  -4.0250600e+00  -4.1880700e+00  -4.3676500e+00  -4.5366200e+00  -4.7259800e+00  -4.8527100e+00  -4.9414200e+00];
ba2=444.719+[2.2354000e+00   3.6901500e-01   1.6154200e-02  -6.6268800e-02  -3.0887900e-02   7.5049200e-02   1.5709200e-01   2.5330700e-01   3.6892600e-01   4.3253400e-01   5.0281100e-01   5.5471800e-01   5.9855300e-01   6.5677600e-01   6.8580500e-01   7.1014500e-01   7.3536200e-01   7.5413300e-01   7.6894600e-01   7.7622800e-01   7.8095100e-01];
ba3=-690.512+[5.7604800e-02  -1.2771100e+00  -1.4138500e+00  -1.5222200e+00  -1.6503400e+00  -1.7782000e+00  -1.8779500e+00  -1.9974000e+00  -2.1408200e+00  -2.2191900e+00  -2.3247400e+00  -2.4133700e+00  -2.4877500e+00  -2.6001400e+00  -2.6633400e+00  -2.7228300e+00  -2.7889900e+00  -2.8516800e+00  -2.9219300e+00  -2.9689100e+00  -3.0018900e+00];
% 21922
bb1=-12.9198+[-4.7547600e-01   1.9966600e-01  -3.2001600e-02  -2.5416100e-01  -4.8724800e-01  -7.1897000e-01  -9.0736200e-01  -1.1173900e+00  -1.3542200e+00  -1.4826200e+00  -1.6530000e+00  -1.7970300e+00  -1.9152400e+00  -2.0884100e+00  -2.1828700e+00  -2.2720500e+00  -2.3680100e+00  -2.4569500e+00  -2.5555000e+00  -2.6198000e+00  -2.6644700e+00];
bb2=450.785+[1.6834100e+00   6.0567300e-02  -8.8335000e-02  -2.2068800e-02   1.2147000e-01   2.8491500e-01   4.0671700e-01   5.4663100e-01   7.1081200e-01   7.9948800e-01   9.0355800e-01   9.8240700e-01   1.0474000e+00   1.1373500e+00   1.1843200e+00   1.2252700e+00   1.2686300e+00   1.3044800e+00   1.3379100e+00   1.3576200e+00   1.3701100e+00];
bb3=-694.998+[-1.6044100e-01  -9.8584800e-01  -1.0888100e+00  -1.1694000e+00  -1.2730700e+00  -1.3982400e+00  -1.4947300e+00  -1.6091000e+00  -1.7427700e+00  -1.8147500e+00  -1.9076100e+00  -1.9849000e+00  -2.0499300e+00  -2.1450200e+00  -2.1965400e+00  -2.2444200e+00  -2.2958700e+00  -2.3425300e+00  -2.3926000e+00  -2.4248500e+00  -2.4472800e+00];

xk1=bb1-ba1;
xk2=bb2-ba2;
xk3=bb3-ba3;
yl1=ay1-az1;
yl2=ay2-az2;
yl3=ay3-az3;
y6=[yl1',yl2',yl3'];
x6=[xk1',xk2',xk3'];

for n=1:k
    mag6x(n)=sqrt(x6(n,1)^2+x6(n,2)^2+x6(n,3)^2);
end
for n=1:k
    mag6y(n)=sqrt(y6(n,1)^2+y6(n,2)^2+y6(n,3)^2);
end
for n=1:k
    height6(n)=mag6y(1,1)-mag6y(1,n);
end
for n=1:k
    width6(n)=mag6x(1,1)-mag6x(1,n);
end


%% model13_Fixed_Tether_S2_6N
t13=[2 2.05126 2.11533 2.16533 2.2247 2.25107 2.31707 2.35251 2.40079 2.4548 2.50774 2.55564 2.60228 2.65931 2.70659 2.75382 2.80395 2.85431 2.90296 2.95231 3];
% 4457
bc1=-9.37506+[4.0951700e-01   1.8263500e-01  -2.9691300e-01  -5.9933300e-01  -8.8496300e-01  -1.3869800e+00  -1.6568300e+00  -1.7191300e+00  -1.9933000e+00  -2.2138800e+00  -2.3624100e+00  -2.5855600e+00  -2.9176600e+00  -2.9618400e+00  -3.1245100e+00  -3.4138700e+00  -3.4498600e+00  -3.5931000e+00  -3.7012300e+00  -3.8635100e+00  -3.9391500e+00];
bc2=448.144+[2.2612600e+00   2.1885700e-01   2.8691800e-01   3.7377800e-01   4.9229100e-01   7.0929500e-01   8.3150600e-01   8.5943600e-01   9.8681500e-01   1.0938200e+00   1.1619200e+00   1.2545100e+00   1.3826100e+00   1.4015500e+00   1.4664400e+00   1.5794300e+00   1.5932600e+00   1.6423500e+00   1.6758600e+00   1.7198100e+00   1.7389000e+00];
bc3=-689.149+[-8.5921900e-01  -8.0684100e-01  -9.7014100e-01  -1.0782900e+00  -1.1956400e+00  -1.4166500e+00  -1.5435100e+00  -1.5733000e+00  -1.7083400e+00  -1.8172800e+00  -1.8891100e+00  -1.9950800e+00  -2.1525900e+00  -2.1742400e+00  -2.2530400e+00  -2.3936000e+00  -2.4108900e+00  -2.4786500e+00  -2.5295500e+00  -2.6055100e+00  -2.6401700e+00];
% 20101
bd1=-11.8681+[2.4412800e-01   1.2710100e-01  -1.9968200e-01  -4.1475800e-01  -6.2470900e-01  -1.0001100e+00  -1.2024700e+00  -1.2493500e+00  -1.4566800e+00  -1.6252800e+00  -1.7396900e+00  -1.9117200e+00  -2.1675000e+00  -2.2014200e+00  -2.3259100e+00  -2.5475600e+00  -2.5752300e+00  -2.6855600e+00  -2.7688000e+00  -2.8941200e+00  -2.9527300e+00];
bd2=447.151+[1.4800000e+00  -4.9485500e-02   1.4142400e-01   2.9194000e-01   4.3624900e-01   6.8048900e-01   8.1318500e-01   8.4370700e-01   9.8168600e-01   1.0952400e+00   1.1680400e+00   1.2685900e+00   1.4093000e+00   1.4294500e+00   1.5000900e+00   1.6249500e+00   1.6405200e+00   1.6976200e+00   1.7388300e+00   1.7961600e+00   1.8215300e+00];
bd3=-698.575+[-6.3160100e-01  -6.4614200e-01  -8.1471200e-01  -9.1621400e-01  -1.0214900e+00  -1.2164700e+00  -1.3253100e+00  -1.3504900e+00  -1.4634600e+00  -1.5551700e+00  -1.6163200e+00  -1.7078300e+00  -1.8457400e+00  -1.8648000e+00  -1.9344200e+00  -2.0604700e+00  -2.0763100e+00  -2.1387600e+00  -2.1858700e+00  -2.2567800e+00  -2.2900000e+00];
% 9037
be1=-7.50723+[4.8159700e-01   1.5919300e-01  -4.1645400e-01  -7.8041900e-01  -1.1152100e+00  -1.7002600e+00  -2.0176000e+00  -2.0914000e+00  -2.4181200e+00  -2.6810700e+00  -2.8581600e+00  -3.1235300e+00  -3.5223400e+00  -3.5757000e+00  -3.7721800e+00  -4.1255100e+00  -4.1699800e+00  -4.3470400e+00  -4.4819600e+00  -4.6866900e+00  -4.7832700e+00];
be2=444.719+[2.2426500e+00   1.9724100e-01   2.1135800e-01   2.6597500e-01   3.5681400e-01   5.2834500e-01   6.2636600e-01   6.4870700e-01   7.5146400e-01   8.3955700e-01   8.9555500e-01   9.7122400e-01   1.0751000e+00   1.0908400e+00   1.1444400e+00   1.2380900e+00   1.2495700e+00   1.2897800e+00   1.3168300e+00   1.3515400e+00   1.3664600e+00];
be3=-690.512+[-7.0677700e-01  -7.8719300e-01  -9.3891500e-01  -1.0408800e+00  -1.1453900e+00  -1.3422600e+00  -1.4571700e+00  -1.4844600e+00  -1.6091100e+00  -1.7103800e+00  -1.7779400e+00  -1.8790300e+00  -2.0329900e+00  -2.0542200e+00  -2.1323700e+00  -2.2749400e+00  -2.2928900e+00  -2.3641200e+00  -2.4188200e+00  -2.5024600e+00  -2.5415800e+00];
% 21922
bf1=-12.9198+[2.1334200e-01   1.5410800e-01  -1.2390100e-01  -3.0698900e-01  -4.9428000e-01  -8.3355000e-01  -1.0151000e+00  -1.0568300e+00  -1.2403000e+00  -1.3899400e+00  -1.4916500e+00  -1.6452900e+00  -1.8717600e+00  -1.9016400e+00  -2.0112600e+00  -2.2041800e+00  -2.2279600e+00  -2.3227900e+00  -2.3935600e+00  -2.4989100e+00  -2.5476900e+00];
bf2=450.785+[1.6817900e+00   1.7892400e-02   2.0813200e-01   3.5758600e-01   5.0698000e-01   7.6241300e-01   9.0061000e-01   9.3220700e-01   1.0746700e+00   1.1918800e+00   1.2667100e+00   1.3693900e+00   1.5113000e+00   1.5316600e+00   1.6026200e+00   1.7264600e+00   1.7417200e+00   1.7969800e+00   1.8360800e+00   1.8889300e+00   1.9116800e+00];
bf3=-694.998+[-8.5956700e-01  -7.0724300e-01  -8.6038800e-01  -9.5169500e-01  -1.0560200e+00  -1.2529400e+00  -1.3620700e+00  -1.3870400e+00  -1.4986400e+00  -1.5894200e+00  -1.6495700e+00  -1.7388400e+00  -1.8710000e+00  -1.8893400e+00  -1.9558400e+00  -2.0743700e+00  -2.0890300e+00  -2.1461900e+00  -2.1884700e+00  -2.2505900e+00  -2.2791000e+00];

xm1=bf1-be1;
xm2=bf2-be2;
xm3=bf3-be3;
yn1=bc1-bd1;
yn2=bc2-bd2;
yn3=bc3-bd3;
y13=[yn1',yn2',yn3'];
x13=[xm1',xm2',xm3'];

for n=1:k
    mag13x(n)=sqrt(x13(n,1)^2+x13(n,2)^2+x13(n,3)^2);
end
for n=1:k
    mag13y(n)=sqrt(y13(n,1)^2+y13(n,2)^2+y13(n,3)^2);
end
for n=1:k
    height13(n)=mag13y(1,1)-mag13y(1,n);
end
for n=1:k
    width13(n)=mag13x(1,1)-mag13x(1,n);
end


%% model14_Fixed_NoTether/S2_6N
t14=[2 2.05126 2.11533 2.17471 2.20107 2.25678 2.30078 2.35474 2.41562 2.45083 2.5117 2.55021 2.60026 2.65289 2.70081 2.75198 2.8011 2.85607 2.90043 2.95245 3];

% 4457
bg1=-9.37506+[-3.0019200e-01  -1.3543200e-02  -7.7907300e-02  -2.7189500e-01  -7.3871900e-01  -9.1445600e-01  -1.3029400e+00  -1.5609300e+00  -1.8039100e+00  -1.9490800e+00  -2.1192900e+00  -2.3186400e+00  -2.5416800e+00  -2.7429900e+00  -2.9219000e+00  -3.1047500e+00  -3.2688300e+00  -3.4510000e+00  -3.5963900e+00  -3.7724800e+00  -3.8501200e+00];
bg2=448.144+[2.4402900e+00   2.1658700e+00   1.9575900e+00   1.8095600e+00   1.5352800e+00   1.4463000e+00   1.3234800e+00   1.2867800e+00   1.2776700e+00   1.2792200e+00   1.2957600e+00   1.3274800e+00   1.3768300e+00   1.4291200e+00   1.4815100e+00   1.5394100e+00   1.5957900e+00   1.6604200e+00   1.7095100e+00   1.7648800e+00   1.7885900e+00];
bg3=-689.149+[-6.9515600e-01  -1.0220900e+00  -1.1075900e+00  -1.1761100e+00  -1.2930100e+00  -1.3452700e+00  -1.4855300e+00  -1.5900500e+00  -1.6925500e+00  -1.7547900e+00  -1.8293900e+00  -1.9167700e+00  -2.0149100e+00  -2.1040400e+00  -2.1852600e+00  -2.2684300e+00  -2.3441600e+00  -2.4280800e+00  -2.4943500e+00  -2.5747600e+00  -2.6095900e+00];
% 20101
bh1=-11.8681+[-2.9902300e-01  -5.9436700e-02  -5.8877800e-02  -1.7780700e-01  -4.9987400e-01  -6.2942300e-01  -9.2047800e-01  -1.1151400e+00  -1.3009700e+00  -1.4126800e+00  -1.5441000e+00  -1.6983500e+00  -1.8709100e+00  -2.0267300e+00  -2.1645900e+00  -2.3056400e+00  -2.4321600e+00  -2.5730600e+00  -2.6858100e+00  -2.8226100e+00  -2.8832700e+00];
bh2=447.151+[1.7507100e+00   1.4571200e+00   1.3405500e+00   1.2943400e+00   1.2356600e+00   1.2064300e+00   1.1716900e+00   1.1785700e+00   1.2025900e+00   1.2224100e+00   1.2572600e+00   1.3067900e+00   1.3714500e+00   1.4352800e+00   1.4968200e+00   1.5630900e+00   1.6266400e+00   1.6993500e+00   1.7559500e+00   1.8220300e+00   1.8503600e+00];
bh3=-698.575+[-5.5128000e-01  -8.0624200e-01  -8.8381000e-01  -9.5425700e-01  -1.0752400e+00  -1.1242300e+00  -1.2496400e+00  -1.3403600e+00  -1.4283300e+00  -1.4818100e+00  -1.5461900e+00  -1.6224100e+00  -1.7092200e+00  -1.7889900e+00  -1.8618300e+00  -1.9372500e+00  -2.0068500e+00  -2.0849800e+00  -2.1470200e+00  -2.2230300e+00  -2.2566700e+00];
% 9037
bi1=-7.50723+[-2.4777100e-01   4.1682600e-03  -1.2447100e-01  -3.8183300e-01  -9.6483800e-01  -1.1769600e+00  -1.6372800e+00  -1.9428600e+00  -2.2306400e+00  -2.4029500e+00  -2.6056000e+00  -2.8424000e+00  -3.1071200e+00  -3.3468300e+00  -3.5602200e+00  -3.7789400e+00  -3.9766500e+00  -4.1979100e+00  -4.3755300e+00  -4.5931200e+00  -4.6899900e+00];
bi2=444.719+[2.4035900e+00   2.1109800e+00   1.8696900e+00   1.6916200e+00   1.3716200e+00   1.2689500e+00   1.1175100e+00   1.0617200e+00   1.0348800e+00   1.0260200e+00   1.0302800e+00   1.0481100e+00   1.0824200e+00   1.1214700e+00   1.1624300e+00   1.2090100e+00   1.2553700e+00   1.3091800e+00   1.3500100e+00   1.3957600e+00   1.4153700e+00];
bi3=-690.512+[-5.2198300e-01  -8.5112700e-01  -9.3912700e-01  -1.0134500e+00  -1.1579500e+00  -1.2178700e+00  -1.3649900e+00  -1.4709600e+00  -1.5736100e+00  -1.6360300e+00  -1.7104200e+00  -1.7971800e+00  -1.8943800e+00  -1.9831100e+00  -2.0641900e+00  -2.1478200e+00  -2.2247400e+00  -2.3113000e+00  -2.3807900e+00  -2.4670400e+00  -2.5051900e+00];
% 21922
bk1=-12.9198+[-3.4854100e-01  -7.0517800e-02  -3.1370400e-02  -1.1400000e-01  -3.7190500e-01  -4.8266400e-01  -7.3970100e-01  -9.1230000e-01  -1.0777000e+00  -1.1770400e+00  -1.2937500e+00  -1.4313500e+00  -1.5858800e+00  -1.7251400e+00  -1.8481600e+00  -1.9737500e+00  -2.0855900e+00  -2.2092000e+00  -2.3075100e+00  -2.4254900e+00  -2.4774200e+00];
bk2=450.785+[1.9490300e+00   1.6632800e+00   1.5389800e+00   1.4818200e+00   1.3858800e+00   1.3457200e+00   1.2961700e+00   1.2965100e+00   1.3160000e+00   1.3334100e+00   1.3662100e+00   1.4141800e+00   1.4777800e+00   1.5408400e+00   1.6019000e+00   1.6676500e+00   1.7305200e+00   1.8019900e+00   1.8569700e+00   1.9198600e+00   1.9463400e+00];
bk3=-694.998+[-7.8074900e-01  -1.0321700e+00  -1.0879400e+00  -1.1344500e+00  -1.1953300e+00  -1.2272000e+00  -1.3275000e+00  -1.4054700e+00  -1.4834300e+00  -1.5312400e+00  -1.5898200e+00  -1.6603300e+00  -1.7417100e+00  -1.8167600e+00  -1.8856700e+00  -1.9570300e+00  -2.0226700e+00  -2.0957500e+00  -2.1530300e+00  -2.2218300e+00  -2.2517700e+00];

xo1=bk1-bi1;
xo2=bk2-bi2;
xo3=bk3-bi3;
yp1=bg1-bh1;
yp2=bg2-bh2;
yp3=bg3-bh3;
x14=[xo1',xo2',xo3'];
y14=[yp1',yp2',yp3'];

for n=1:k
    mag14x(n)=sqrt(x14(n,1)^2+x14(n,2)^2+x14(n,3)^2);
end
for n=1:k
    mag14y(n)=sqrt(y14(n,1)^2+y14(n,2)^2+y14(n,3)^2);
end
for n=1:k
    height14(n)=mag14y(1,1)-mag14y(1,n);
end
for n=1:k
    width14(n)=mag14x(1,1)-mag14x(1,n);
end

%% Percent change
% bar plot
figure(1)
pc15x=(mag15x(21)/mag15x(1)*100)-100;
pc15y=(mag15y(21)/mag15y(1)*100)-100;
pc15=[pc15y,pc15x];

pc1x=(mag1x(21)/mag1x(1)*100)-100;
pc1y=(mag1y(21)/mag1y(1)*100)-100;
pc1=[pc1y,pc1x];

pc2x=(mag2x(21)/mag2x(1)*100)-100;
pc2y=(mag2y(21)/mag2y(1)*100)-100;
pc2=[pc2y,pc2x];

pc3x=(mag3x(21)/mag3x(1)*100)-100;
pc3y=(mag3y(21)/mag3y(1)*100)-100;
pc3=[pc3y,pc3x];

pc4x=(mag4x(21)/mag4x(1)*100)-100;
pc4y=(mag4y(21)/mag4y(1)*100)-100;
pc4=[pc4y,pc4x];

pc5x=(mag5x(21)/mag5x(1)*100)-100;
pc5y=(mag5y(21)/mag5y(1)*100)-100;
pc5=[pc5y,pc5x];

pc6x=(mag6x(21)/mag6x(1)*100)-100;
pc6y=(mag6y(21)/mag6y(1)*100)-100;
pc6=[pc6y,pc6x];

pc13x=(mag13x(21)/mag13x(1)*100)-100;
pc13y=(mag13y(21)/mag13y(1)*100)-100;
pc13=[pc13y,pc13x];


pc14x=(mag14x(21)/mag14x(1)*100)-100;
pc14y=(mag14y(21)/mag14y(1)*100)-100;
pc14=[pc14y,pc14x];

PC=[pc15;pc1;pc2;pc3;pc4;pc5;pc6;pc13;pc14];
bar(PC)
xticklabels({'Intact','Model 1','Model 2', 'Model 3','Model 4','Model 5','Model 6','Model 13','model 14'})
ylabel('Percent Change')
legend('Height','Width','location','northwest')
title('Absolute Foraminal Percent Change Under 2 N-m of extension (6N)')

%% figures
figure(2)

plot((t15-2)*(-2),-1*height15,'b')
hold on
plot((t15-2)*(-2),-1*width15,'-.b')
hold on

plot((t1-2)*(-2),-1*height1,'r')
hold on
plot((t1-2)*(-2),-1*width1,'-.r')
hold on

plot((t2-2)*(-2),-1*height2,'g')
hold on
plot((t2-2)*(-2),-1*width2,'-.g')
hold on

plot((t3-2)*(-2),-1*height3,'c')
hold on
plot((t3-2)*(-2),-1*width3,'-.c')
hold on

plot((t4-2)*(-2),-1*height4,'color',[.49 1 .63])
hold on
plot((t4-2)*(-2),-1*width4,'-.','color',[.49 1 .63])
hold on

plot((t5-2)*(-2),-1*height5,'color',[0.75, 0, 0.75])
hold on
plot((t5-2)*(-2),-1*width5,'-.','color',[0.75, 0, 0.75])
hold on

plot((t6-2)*(-2),-1*height6,'color',[0 0.5 1])
hold on
plot((t6-2)*(-2),-1*width6,'-.','color',[0 0.5 1])
hold on

plot((t13-2)*(-2),-1*height13,'color',[0.2 0 0])
hold on
plot((t13-2)*(-2),-1*width13,'-.','color',[0.2 0 0])
hold on

plot((t14-2)*(-2),-1*height14,'color',[1 .5 0])
hold on
plot((t14-2)*(-2),-1*width14,'-.','color',[1 .5 0])
hold on

xlabel('Moment (N-m)')
ylabel({'Narrowing/Widening (mm)';'(Positive is Widening, Negative is Narrowing)'})
title('C4-C5 Right Hand Foreman Narrowing/Widening Under 2 N-m of Extension (6N)')
legend('intact height','intact width','model 1 height', 'model 1 width','model 2 height','model 2 width','model 3 height', 'model 3 width','model 4 height','model 4 width','model 5 height','model 5 width','model 6 height','model 6 width','model 13 height','model 13 width','model 14 height','model 14 width','location','southwest')
